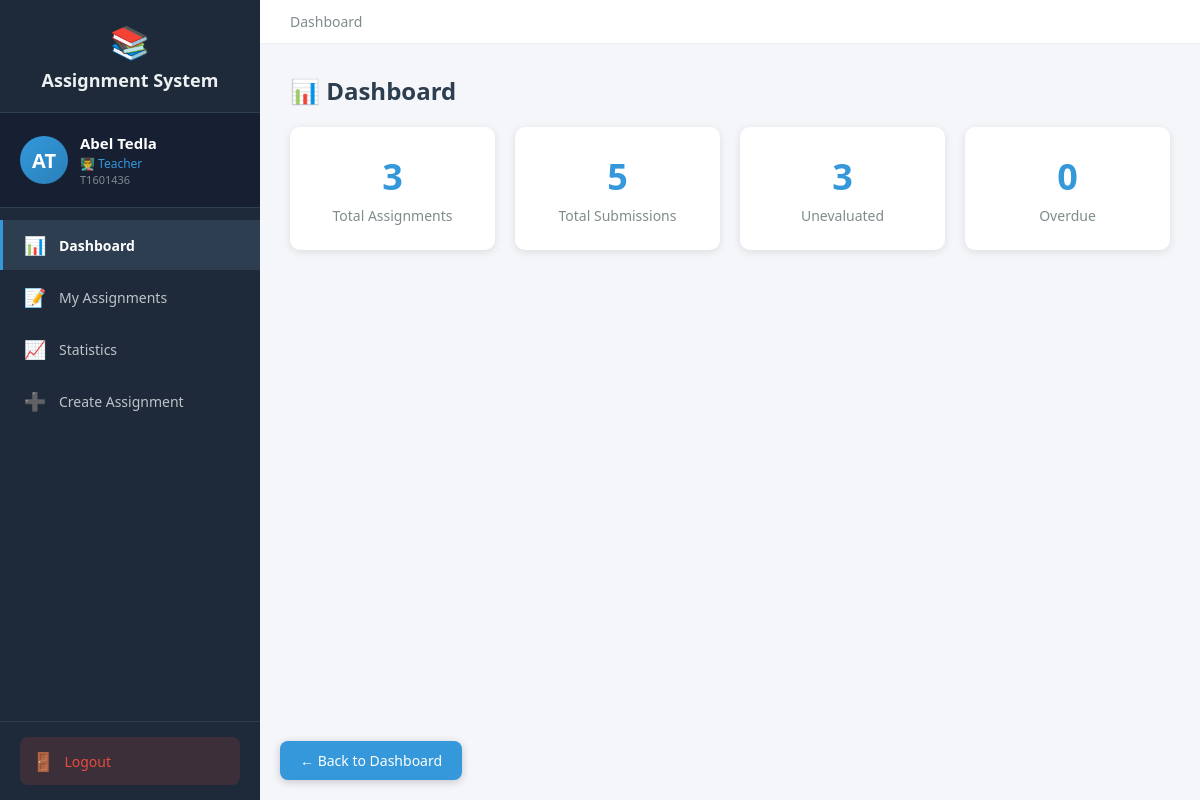
The app's page /teacher/dashboard (signed in) with its own data.
### tables this page shows
CREATE TABLE users (
            id INTEGER PRIMARY KEY AUTOINCREMENT,
            user_id TEXT UNIQUE NOT NULL,
            first_name TEXT NOT NULL,
            last_name TEXT NOT NULL,
            email TEXT UNIQUE NOT NULL,
            password_hash TEXT NOT NULL,
            role TEXT NOT NULL,
            is_approved INTEGER DEFAULT 0,
            created_at TIMESTAMP DEFAULT CURRENT_TIMESTAMP
        );

### routes_teacher.py (the view)
@teacher_bp.route('/dashboard')
@login_required
def dashboard():
    if current_user.role != 'teacher':
        return redirect(url_for('auth.login'))
    conn = get_db()
    cur = conn.cursor()
    cur.execute("SELECT id, departments, years, courses FROM teachers WHERE user_id = ?", (current_user.id,))
    teacher = cur.fetchone()
    teacher_id = teacher['id']
    cur.execute("SELECT COUNT(*) FROM assignments WHERE teacher_id = ?", (teacher_id,))
    total_assignments = cur.fetchone()[0]
    cur.execute("""
        SELECT COUNT(*) FROM submissions s
        JOIN assignments a ON s.assignment_id = a.id
        WHERE a.teacher_id = ?
    """, (teacher_id,))
    total_submissions = cur.fetchone()[0]
    cur.execute("""
        SELECT COUNT(*) FROM submissions s
        JOIN assignments a ON s.assignment_id = a.id
        WHERE a.teacher_id = ? AND s.status = 'submitted'
    """, (teacher_id,))
    unevaluated = cur.fetchone()[0]
    cur.execute("SELECT COUNT(*) FROM assignments WHERE teacher_id = ? AND deadline < datetime('now')", (teacher_id,))
    overdue = cur.fetchone()[0]
    cur.execute("""
        SELECT id, title, course_name, department, year, deadline,
               late_submission, penalty_per_day, created_at
        FROM assignments WHERE teacher_id = ?
        ORDER BY created_at DESC
    """, (teacher_id,))
    assignments = cur.fetchall()
    conn.close()
    return render_template('teacher/dashboard.html',
                         total_assignments=total_assignments,
                         total_submissions=total_submissions,
                         unevaluated=unevaluated,
                         overdue=overdue,
                         assignments=assignments)

### auth.py (called while the page is built)
def get_db():
    conn = sqlite3.connect('assignments.db')
    conn.row_factory = sqlite3.Row
    return conn

@login_manager.user_loader
def load_user(user_id):
    conn = get_db()
    cur = conn.cursor()
    cur.execute("SELECT id, user_id, first_name, last_name, email, role, is_approved FROM users WHERE id = ?", (user_id,))
    user = cur.fetchone()
    cur.close()
    conn.close()
    if user:
        from flask_login import UserMixin
        class User(UserMixin):
            pass
        u = User()
        u.id = user['id']
        u.user_id = user['user_id']
        u.first_name = user['first_name']
        u.last_name = user['last_name']
        u.email = user['email']
        u.role = user['role']
        u.is_approved = user['is_approved']
        return u
    return None

### routes_teacher.py (called while the page is built)
def get_db():
    conn = sqlite3.connect('assignments.db')
    conn.row_factory = sqlite3.Row
    return conn

### templates/teacher/dashboard.html (shortened to what this page needs)
{% extends "teacher_base.html" %}
{% block content %}
<div class="section-panel active" id="panel-dashboard">
    <h2>📊 Dashboard</h2>
    <div class="cards">
        <div class="card"><h3>{{ total_assignments }}</h3><p>Total Assignments</p></div>
        <div class="card"><h3>{{ total_submissions }}</h3><p>Total Submissions</p></div>
        <div class="card"><h3>{{ unevaluated }}</h3><p>Unevaluated</p></div>
        <div class="card"><h3>{{ overdue }}</h3><p>Overdue</p></div>
    </div>
</div>
{% endblock %}

### templates/teacher_base.html (shortened to what this page needs)
<!DOCTYPE html>
<html>
<head>
</head>
<body>
    <div class="layout">
        <div class="sidebar" id="sidebar">
            <div class="logo">
                <span class="icon">📚</span>
                Assignment System
            </div>
            <div class="profile-card">
                <div class="avatar">{{ current_user.first_name[0] }}{{ current_user.last_name[0] }}</div>
                <div class="info">
                    <div class="name">{{ current_user.first_name }} {{ current_user.last_name }}</div>
                    <div class="role">👨‍🏫 Teacher</div>
                    <div class="id-text">{{ current_user.user_id }}</div>
                </div>
            </div>
            <nav>
                <a href="/teacher/dashboard" class="{{ 'active' if request.path == '/teacher/dashboard' }}" onclick="closeSidebar()">
                    <span class="icon">📊</span> Dashboard
                </a>
                <a href="/teacher/dashboard#assignments" onclick="closeSidebar()">
                    <span class="icon">📝</span> My Assignments
                </a>
                <a href="/teacher/dashboard#statistics" onclick="closeSidebar()">
                    <span class="icon">📈</span> Statistics
                </a>
                <a href="/teacher/create-assignment" class="{{ 'active' if request.path == '/teacher/create-assignment' }}" onclick="closeSidebar()">
                    <span class="icon">➕</span> Create Assignment
                </a>
            </nav>
            <div class="sidebar-footer">
                <a href="/logout" class="logout-btn">
                    <span class="icon">🚪</span> Logout
                </a>
            </div>
        </div>
        <div class="main">
            <div class="topbar">
                <div class="breadcrumb">
                    {% block page_title %}Dashboard{% endblock %}
                </div>
            </div>
            <div class="content">
    <a href="/teacher/dashboard" style="position:fixed;bottom:20px;left:280px;background:#3498db;color:white;padding:10px 20px;border-radius:8px;text-decoration:none;font-size:14px;z-index:1000;box-shadow:0 2px 8px rgba(0,0,0,0.2);">← Back to Dashboard</a>
                {% block content %}{% endblock %}
            </div>
        </div>
    </div>
</body>
</html>

### templates/teacher_base.html (style rules this page uses)
* { margin: 0; padding: 0; box-sizing: border-box; }
body { font-family: 'Segoe UI', Arial, sans-serif; background: #f5f6fa; }
.layout { display: flex; min-height: 100vh; }
.sidebar { width: 260px; background: #1e2a3a; color: #ecf0f1; padding: 0; position: fixed; height: 100vh; overflow-y: auto; z-index: 100; transition: transform 0.3s; display: flex; flex-direction: column; }
.sidebar .logo { padding: 20px; font-size: 18px; font-weight: bold; text-align: center; border-bottom: 1px solid #2c3e50; }
.sidebar .logo .icon { font-size: 32px; display: block; margin-bottom: 5px; }
.sidebar .profile-card { padding: 20px; border-bottom: 1px solid #2c3e50; display: flex; align-items: center; gap: 12px; background: #162032; }
.sidebar .profile-card .avatar { width: 48px; height: 48px; border-radius: 50%; background: linear-gradient(135deg, #3498db, #2980b9); color: white; display: flex; align-items: center; justify-content: center; font-weight: bold; font-size: 20px; flex-shrink: 0; }
.sidebar .profile-card .info { overflow: hidden; }
.sidebar .profile-card .info .name { font-weight: 600; font-size: 15px; color: white; white-space: nowrap; overflow: hidden; text-overflow: ellipsis; }
.sidebar .profile-card .info .role { font-size: 12px; color: #3498db; margin-top: 2px; }
.sidebar .profile-card .info .id-text { font-size: 11px; color: #7f8c8d; }
.sidebar nav { flex: 1; padding: 10px 0; }
.sidebar nav a { display: flex; align-items: center; padding: 13px 20px; color: #bdc3c7; text-decoration: none; font-size: 14px; border-left: 3px solid transparent; cursor: pointer; transition: all 0.2s; margin: 2px 0; }
.sidebar nav a.active { background: #2c3e50; color: white; border-left-color: #3498db; font-weight: bold; }
.sidebar nav a .icon { margin-right: 12px; font-size: 18px; width: 24px; text-align: center; }
.sidebar .sidebar-footer { padding: 15px 20px; border-top: 1px solid #2c3e50; }
.sidebar .sidebar-footer .logout-btn { display: flex; align-items: center; gap: 10px; padding: 12px; background: rgba(231,76,60,0.15); color: #e74c3c; text-decoration: none; border-radius: 8px; font-size: 14px; font-weight: 500; transition: all 0.2s; }
.sidebar .sidebar-footer .logout-btn .icon { font-size: 18px; }
.main { margin-left: 260px; flex: 1; width: calc(100% - 260px); }
.topbar { background: white; padding: 12px 30px; display: flex; justify-content: space-between; align-items: center; border-bottom: 1px solid #ecf0f1; }
.topbar .breadcrumb { color: #7f8c8d; font-size: 14px; }
.content { padding: 30px; }
.section-panel { display: none; }
.section-panel.active { display: block; }

### templates/teacher/dashboard.html (style rules this page uses)
.cards { display: grid; grid-template-columns: repeat(4, 1fr); gap: 20px; margin-bottom: 30px; }
.card { background: white; padding: 25px; border-radius: 10px; text-align: center; box-shadow: 0 2px 8px rgba(0,0,0,0.1); }
.card h3 { font-size: 36px; color: #3498db; margin-bottom: 5px; }
.card p { color: #7f8c8d; font-size: 14px; }
h2 { color: #2c3e50; margin-bottom: 20px; }

### records on screen
users: first_name "A", last_name "T", first_name "Abel", last_name "Tedla", user_id "T1601436"

### other values on screen
{{ total_assignments }} "3"
{{ total_submissions }} "5"
{{ unevaluated }} "3"
{{ overdue }} "0"
